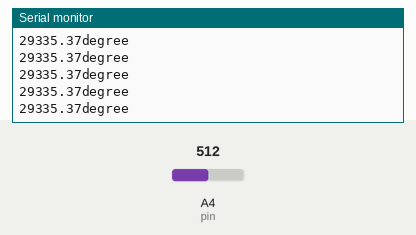
A sketch run on a simulated Arduino Uno, built with avr-gcc and run on an emulated ATmega328P. Parts: the last lines printed to the serial monitor. Inputs (shaded band) come from the test bench; at power-on: A4 (pin) = 512.

Above: at 7.2 s.
7.3 s: A4 (pin) set to 185
At 7.9 s:
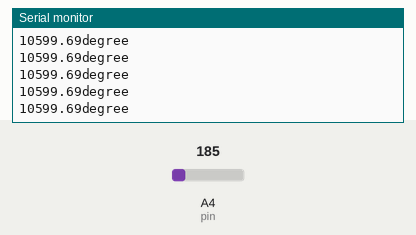
8.8 s: A4 (pin) set to 167
At 9.9 s:
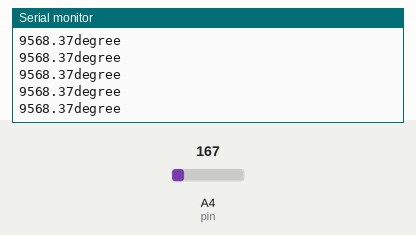
10.3 s: A4 (pin) set to 20
At 11.0 s:
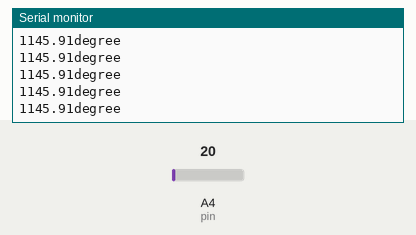
11.8 s: A4 (pin) set to 16
At 12.7 s:
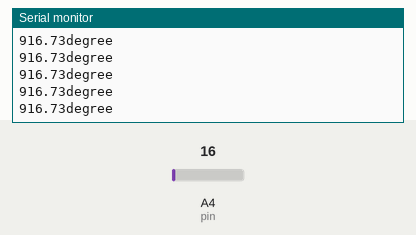
Timing chart, 0 to 14.8 s (numbered marks = the images above; inputs shaded):
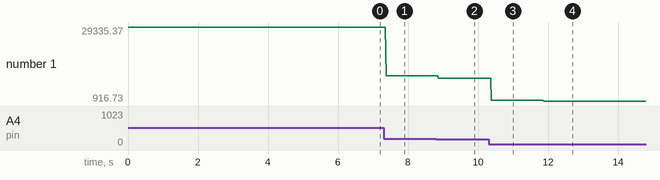

Measured:
- after the input at 7.3 s, the serial monitor: prints a new line after 0.07 s (image 1)
- after the input at 8.8 s, the serial monitor: prints a new line after 0.07 s (image 2)
- after the input at 10.3 s, the serial monitor: prints a new line after 0.08 s (image 3)
- after the input at 11.8 s, the serial monitor: prints a new line after 0.08 s (image 4)
- plotted number 1: 29335.37 → 10599.69 after the input at 7.3 s, 10599.69 → 9568.37 after the input at 8.8 s, 9568.37 → 1145.91 after the input at 10.3 s, 1145.91 → 916.73 after the input at 11.8 s

The sketch:

create_f4nct5.ino
```cpp
float  k;

float pin  = A4;
float x;

void setup(){
  Serial.begin(9600);
pinMode(A4, INPUT);

}

void loop()


{
  x =  analogRead(pin);
  k = degree(x);
  Serial.print(k );
  Serial.println("degree");
}


float degree(float x )
{
  float result;
  result = x *(180/3.1416);
  return result;
}
```
